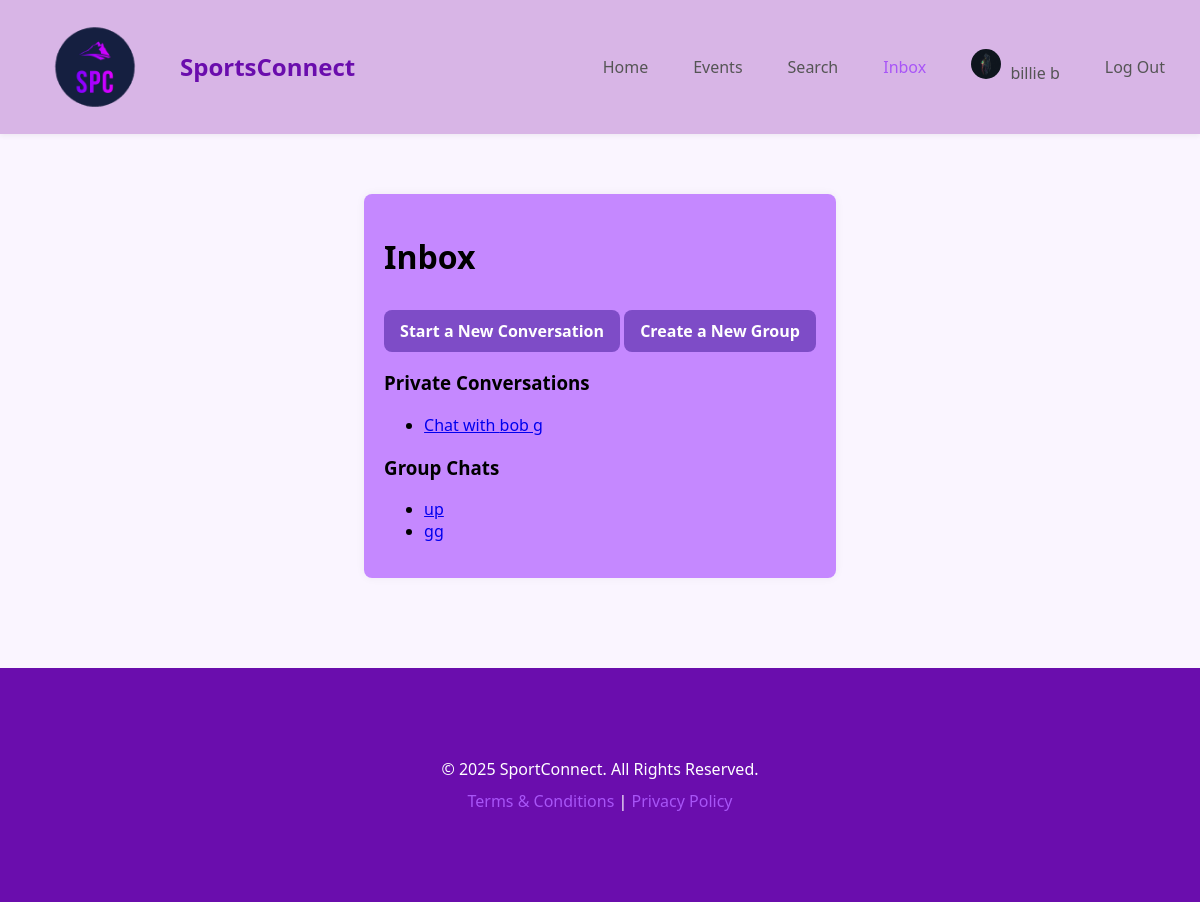
The app's page /inbox.php (signed in) with its own data.
### tables this page shows
CREATE TABLE IF NOT EXISTS `conversations` (
  `conversation_id` int NOT NULL AUTO_INCREMENT,
  `user_1_id` int NOT NULL,
  `user_2_id` int NOT NULL,
  PRIMARY KEY (`conversation_id`),
  KEY `user_1_id` (`user_1_id`),
  KEY `user_2_id` (`user_2_id`)
);

CREATE TABLE IF NOT EXISTS `chat_groups` (
  `group_id` int NOT NULL AUTO_INCREMENT,
  `group_name` varchar(255) NOT NULL,
  `created_by` int NOT NULL,
  `created_at` timestamp NULL DEFAULT CURRENT_TIMESTAMP,
  PRIMARY KEY (`group_id`),
  KEY `created_by` (`created_by`)
);

### inbox.php (the view, shortened to what this page needs)
<?php
$conversations = [];
$group_chats = [];
try {
    $pdo = new PDO("mysql:host=localhost;dbname=sportconnect", "root", "", [
        PDO::ATTR_ERRMODE => PDO::ERRMODE_EXCEPTION,
        PDO::ATTR_DEFAULT_FETCH_MODE => PDO::FETCH_ASSOC
    ]);
    $stmt = $pdo->prepare("SELECT c.conversation_id,
                                  IF(c.user_1_id = ?, u2.full_name, u1.full_name) AS other_user_full_name
                           FROM conversations c
                           JOIN users u1 ON c.user_1_id = u1.id
                           JOIN users u2 ON c.user_2_id = u2.id
                           WHERE c.user_1_id = ? OR c.user_2_id = ?
                           ORDER BY c.conversation_id DESC");
    $stmt->execute([$_SESSION['user_id'], $_SESSION['user_id'], $_SESSION['user_id']]);
    $conversations = $stmt->fetchAll();
    $stmt = $pdo->prepare("SELECT cg.group_id, cg.group_name
                           FROM chat_groups cg
                           JOIN group_members gm ON cg.group_id = gm.group_id
                           WHERE gm.user_id = ?
                           ORDER BY cg.created_at DESC");
    $stmt->execute([$_SESSION['user_id']]);
    $group_chats = $stmt->fetchAll();
} catch (PDOException $e) {
    $error_message = "Error loading chats: " . $e->getMessage();
}
?>
<div class="inbox">
    <h1>Inbox</h1>
    <a href="start_conversation.php" class="btn-purple">Start a New Conversation</a>
    <a href="create_group.php" class="btn-purple">Create a New Group</a>
    <h3 class="mt-4">Private Conversations</h3>
    <?php if (empty($conversations)): ?>
        <p>No private conversations found.</p>
    <?php else: ?>
        <ul class="list-group mb-4">
            <?php foreach ($conversations as $conversation): ?>
                <li class="list-group-item">
                    <a href="message.php?conversation_id=<?= htmlspecialchars($conversation['conversation_id']) ?>">
                        Chat with <?= htmlspecialchars($conversation['other_user_full_name']) ?>
                    </a>
                </li>
            <?php endforeach; ?>
        </ul>
    <?php endif; ?>
    <h3>Group Chats</h3>
    <?php if (empty($group_chats)): ?>
        <p>You are not in any groups.</p>
    <?php else: ?>
        <ul class="list-group">
            <?php foreach ($group_chats as $group): ?>
                <li class="list-group-item">
                    <a href="group_chat.php?group_id=<?= htmlspecialchars($group['group_id']) ?>">
                        <?= htmlspecialchars($group['group_name']) ?>
                    </a>
                </li>
            <?php endforeach; ?>
        </ul>
    <?php endif; ?>
</div>
<?php
include 'resources/view/layouts/sportconnnect/master.php';
?>

### public/css/style.css (style rules this page uses)
body { background-color: #faf5ff; font-family: 'Segoe UI', sans-serif; margin: 0; padding: 0; display: flex; flex-direction: column; min-height: 100vh; overflow-x: hidden; }
.btn-purple, .btn-outline-purple, button[type="submit"], .btn-view { display: inline-block; padding: 10px 16px; margin-top: 10px; border-radius: 8px; font-weight: bold; text-decoration: none; transition: 0.3s ease; cursor: pointer; text-align: center; }
.btn-purple, button[type="submit"] { background-color: #7e4cc7; color: white; border: none; }
.inbox { padding: 20px; background-color: rgba(193, 129, 255, 0.93); border-radius: 8px; box-shadow: 0 0 10px rgba(0, 0, 0, 0.05); color: black; }

### records on screen
conversations: other_user_full_name "bob g"
chat_groups: group_name "up"
chat_groups: group_name "gg"

### other values on screen
$full_name "billie b"
